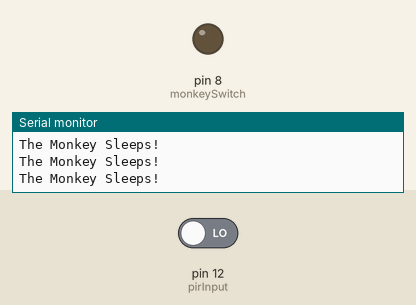
Bench run of a sketch on a simulated Arduino Uno, built with avr-gcc and run on an emulated ATmega328P. On the bench: output pins drawn as LEDs (lit = HIGH), the last lines printed to the serial monitor. Inputs (shaded band) come from the test bench; at power-on: pin 12 (pirInput) LOW.

Above: at 16.2 s.
16.3 s: pin 12 (pirInput) driven HIGH
At 17.3 s:
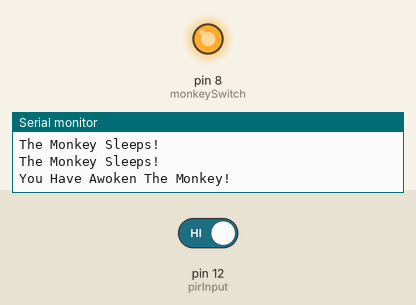
Timing chart, 0 to 22.9 s (numbered marks = the images above; inputs shaded):
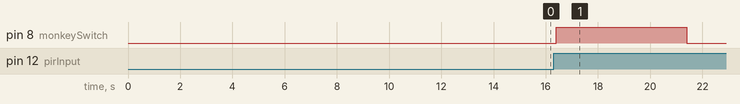

The sketch:

monkey_couch_guardian_04.ino
```cpp
/*
  Monkey Couch Guardian
  Turns on cymbal-banging toy monkey when PIR motion sensor detects motion.

  R. Berardino - Took this off Make: Magazine's Weekend Projects Website
  R. Berardino - 04/25/14 - Added Serial Debugging and improved robustness
                            after IG Demo (Got stuck in "Demo Mode" and activated
                            even with PIR unplugged)
*/
#define DEBUG_ON 1


// pin 8 activates the relay which switches on monkey
// Note: old version used 13 which was a bad idea due to
// unintended consequence was always putting pirState in HIGH state
const int monkeySwitch = 8;

// pin 12 is input for PIR sensor
const int pirInput = 12;

// initialize variables
int pirState = LOW;

// *** Debug Mode Veriable ***
int debugMode = 1; // 0 == OFF | 1 == ON

void setup()
{

  if(debugMode == DEBUG_ON)
  {
    Serial.begin(9600);
  }
  // initialize monkeySwitch as an output.
  pinMode(monkeySwitch, OUTPUT);
  // initialize pirInput 12 as an input.
  pinMode(pirInput, INPUT);
  // waits for 15 seconds to allow PIR sensor to settle down
  delay(15000);

}

void loop()
{
  //read PIR value
  pirState = digitalRead(pirInput);

  //check to see if PIR senses motion
  if (pirState == HIGH)
  {
    if(debugMode == DEBUG_ON)
    {
      Serial.println("You Have Awoken The Monkey!");
      delay(100);
    }

    //turn on monkey
    digitalWrite(monkeySwitch, HIGH);
    //monkey runs for 5 seconds
    delay(5000);
    //turn off monkey for 10 seconds so it doesn't activite itself
    digitalWrite(monkeySwitch, LOW);
    delay(10000);
  }
  else
  {
    if(debugMode == DEBUG_ON)
    {
      Serial.println("The Monkey Sleeps!");
      delay(100);
    }
  }

}
```

Measured:
- after the input at 16.3 s, pin 8 (monkeySwitch): LOW → HIGH after 0.10 s, → LOW 5.0 s later
